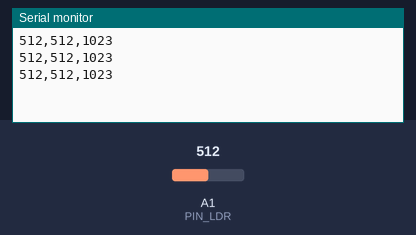
A sketch run on a simulated Arduino Uno, built with avr-gcc and run on an emulated ATmega328P. Shown: the last lines printed to the serial monitor. The inputs (shaded band) are chosen by the test bench; at power-on: A1 (PIN_LDR) = 512.

Above: at 1.3 s.
1.4 s: A1 (PIN_LDR) set to 641
At 1.9 s:
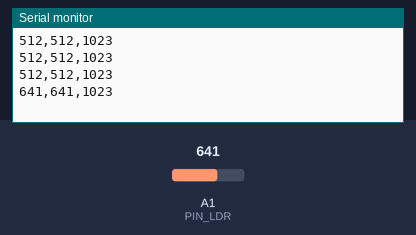
2.9 s: A1 (PIN_LDR) set to 657
At 3.32 s:
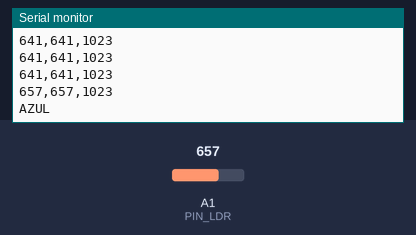
5.0 s: A1 (PIN_LDR) set to 693
At 5.32 s:
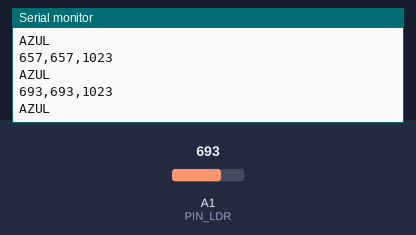
6.5 s: A1 (PIN_LDR) set to 719
At 6.9 s:
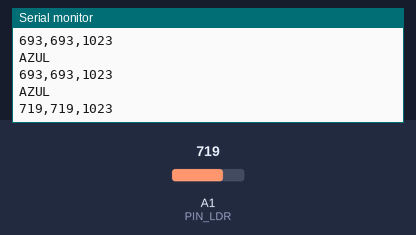
8.0 s: A1 (PIN_LDR) set to 780
At 8.32 s:
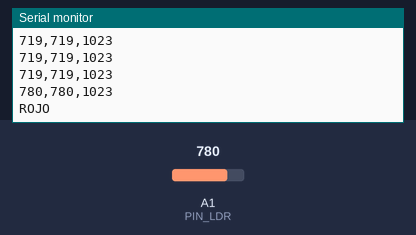
10.0 s: A1 (PIN_LDR) set to 777
At 10.4 s:
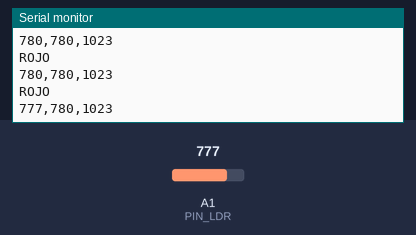
Timing chart, 0 to 12.5 s (numbered marks = the images above; inputs shaded):
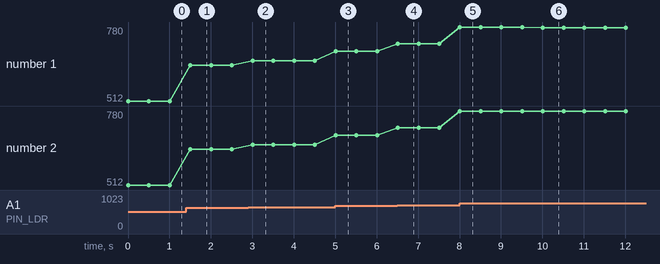

Measured:
- the behaviour switches between 649 and 650 on A1 (PIN_LDR) (found by bisection; images 1 and 2)
- the behaviour switches between 700 and 701 on A1 (PIN_LDR) (found by bisection; images 3 and 4)
- the behaviour switches between 778 and 777 on A1 (PIN_LDR) (found by bisection; images 5 and 6)
- after the input at 1.4 s, the serial monitor: prints a new line after 0.10 s (image 1)
- after the input at 2.9 s, the serial monitor: prints a new line after 0.10 s (image 2)
- after the input at 5.0 s, the serial monitor: prints a new line at once (image 3)
- after the input at 6.5 s, the serial monitor: prints a new line at once (image 4)
- after the input at 8.0 s, the serial monitor: prints a new line at once (image 5)
- after the input at 10.0 s, the serial monitor: prints a new line at once (image 6)

The sketch:

LDR.ino
```cpp
#define PIN_LDR A1

int maximo = 0;
int minimo = 1023;

void setup() {
  Serial.begin(9600);
}

void loop()
{
  int sensorValue = analogRead(PIN_LDR);
  maximo = max(maximo,sensorValue);
  minimo = max(minimo,sensorValue);
  Serial.print(sensorValue);
  Serial.print(",");
  Serial.print(maximo);
  Serial.print(",");
  Serial.println(minimo);
  if(sensorValue>=778&&sensorValue<=810){
  Serial.println("ROJO");
  }
  if(sensorValue>=650&&sensorValue<=700){
  Serial.println("AZUL");
  }
  if(sensorValue>=720&&sensorValue<=770){
  Serial.println("VERDE");
  }
  delay(500);
}
```
